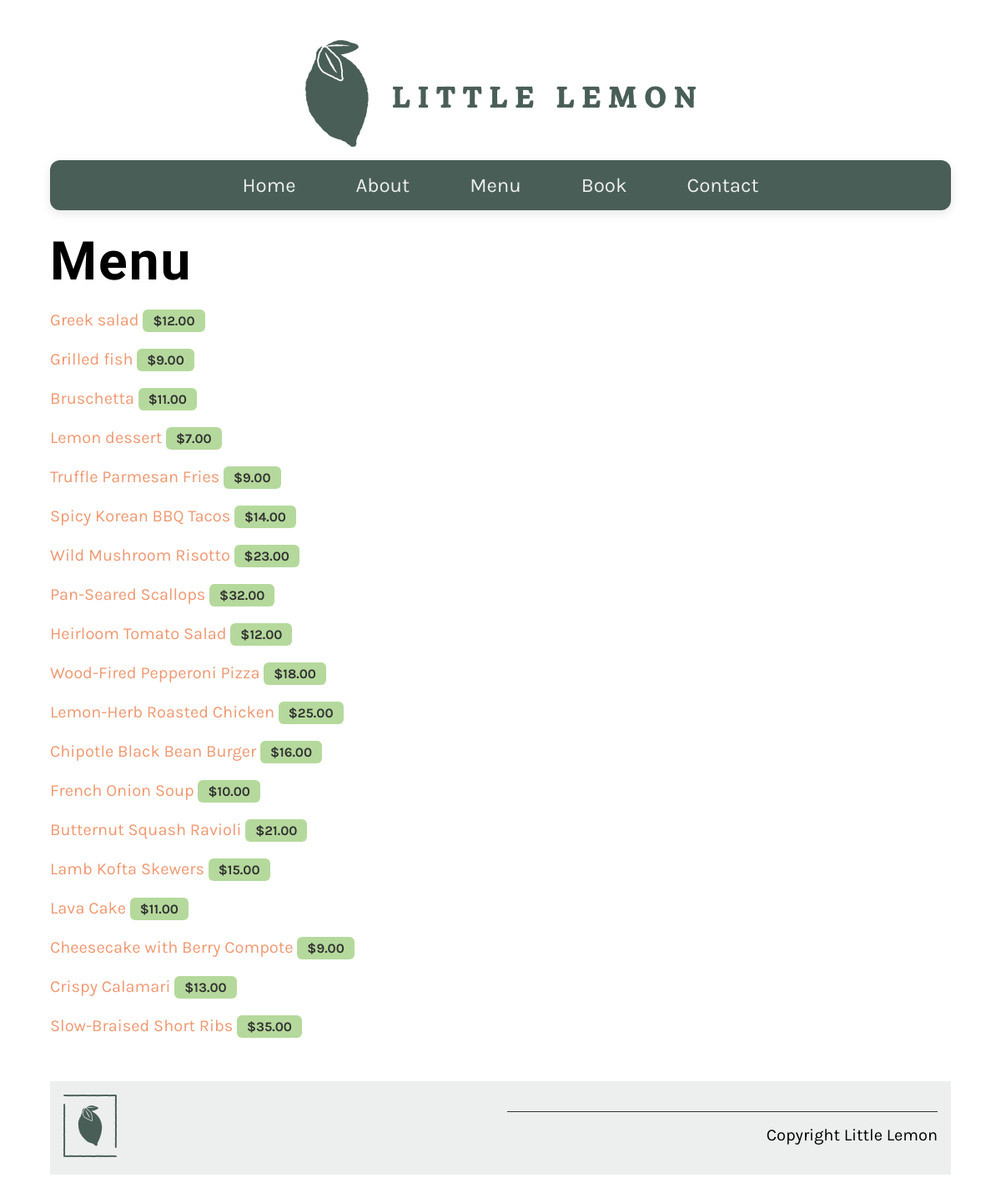
The app's page /menu/, older data.
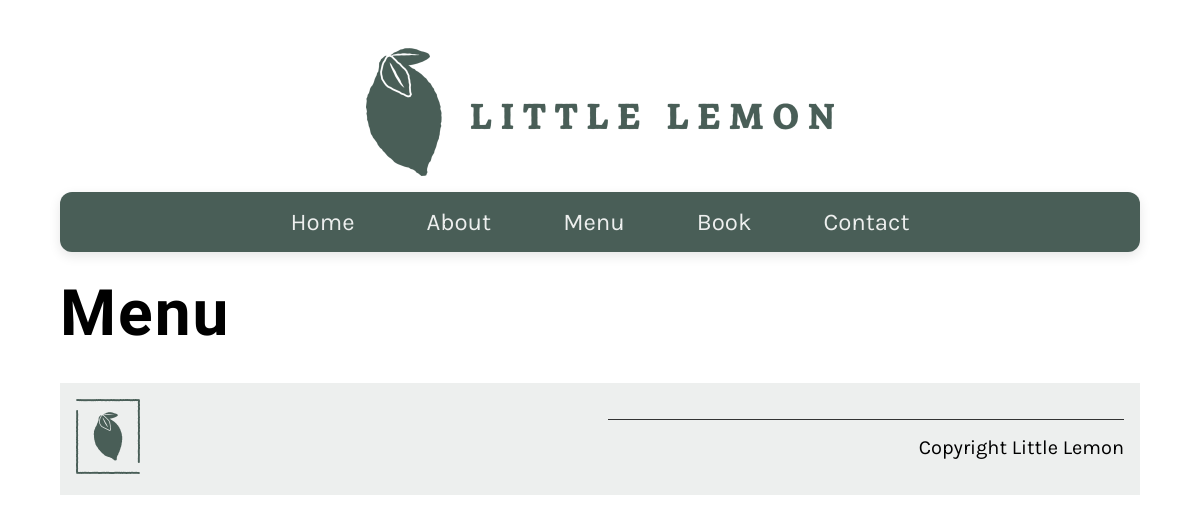
The same page, newer data.
### restaurant/models.py (models this page shows, shortened)
class Menu(models.Model):
   name=models.CharField(max_length=200)
   price=models.IntegerField(null=False)
   menu_item_description=models.TextField(max_length=1000, default=' ')

### restaurant/views.py (the view)
# urls.py: path('menu/', views.menu, name="menu"),
def menu(request):
    menu_data = Menu.objects.all()
    main_data = {"menu": menu_data}
    return render(request, 'menu.html', {"menu": main_data})

### restaurant/templates/menu.html
{% extends 'base.html' %}
{% load static %}
{% block content %}
<h1>Menu</h1>
<div class="column">
{% for item in menu.menu %}
<p>
<a href="{% url 'menu_item' pk=item.pk %}">
{{ item.name }}
</a>
<span class="menu-price">
${{ item.price }}.00
</span>
</p>
{% endfor %}
</div>
{% endblock %}

Row changes from the older to the newer data that the page shows:
removed Menu: name "Greek salad", price "12"
removed Menu: name "Grilled fish", price "9"
removed Menu: name "Bruschetta", price "11"
removed Menu: name "Lemon dessert", price "7"
removed Menu: name "Truffle Parmesan Fries", price "9"
removed Menu: name "Spicy Korean BBQ Tacos", price "14"
removed Menu: name "Wild Mushroom Risotto", price "23"
removed Menu: name "Pan-Seared Scallops", price "32"
removed Menu: name "Heirloom Tomato Salad", price "12"
removed Menu: name "Wood-Fired Pepperoni Pizza", price "18"
removed Menu: name "Lemon-Herb Roasted Chicken", price "25"
removed Menu: name "Chipotle Black Bean Burger", price "16"
removed Menu: name "French Onion Soup", price "10"
removed Menu: name "Butternut Squash Ravioli", price "21"
removed Menu: name "Lamb Kofta Skewers", price "15"
removed Menu: name "Lava Cake", price "11"
removed Menu: name "Cheesecake with Berry Compote", price "9"
removed Menu: name "Crispy Calamari", price "13"
removed Menu: name "Slow-Braised Short Ribs", price "35"
